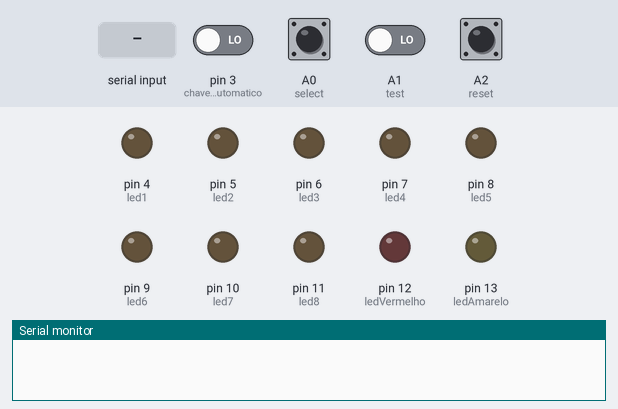
Bench run of a sketch on a simulated Arduino Uno, built with avr-gcc and run on an emulated ATmega328P. Parts: output pins drawn as LEDs (lit = HIGH), the last lines printed to the serial monitor. Dashed ring = blinking. Inputs (shaded band) come from the test bench; at power-on: A0 (select), A1 (test), A2 (reset), pin 3 (chaveManualAutomatico) LOW. EEPROM starts erased.

Above: at 0.9 s.
1.0 s: "on\n" received over Serial
2.5 s: pin 3 (chaveManualAutomatico) driven HIGH
At 4.8 s:
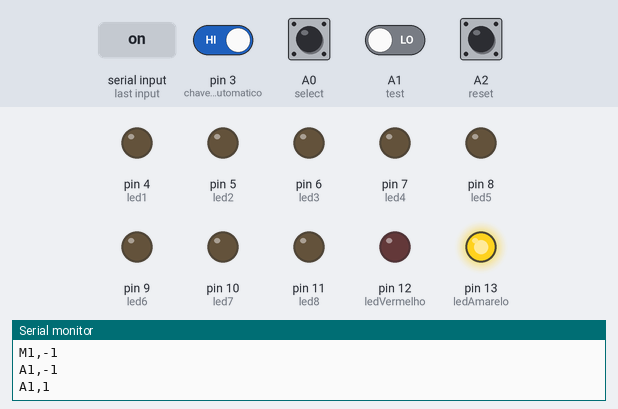
5.5 s: "l\n" received over Serial
At 7.5 s:
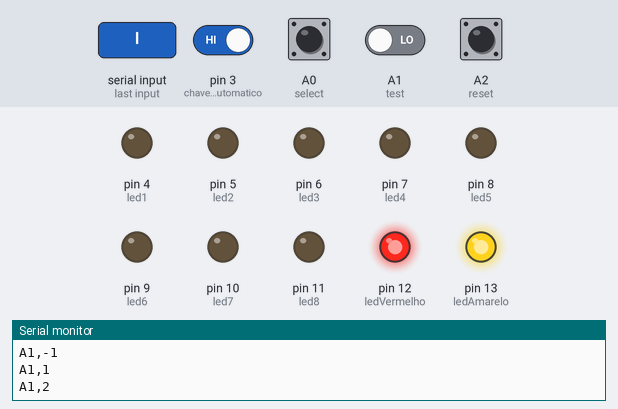
8.5 s: pin 3 (chaveManualAutomatico) driven LOW
At 9.5 s:
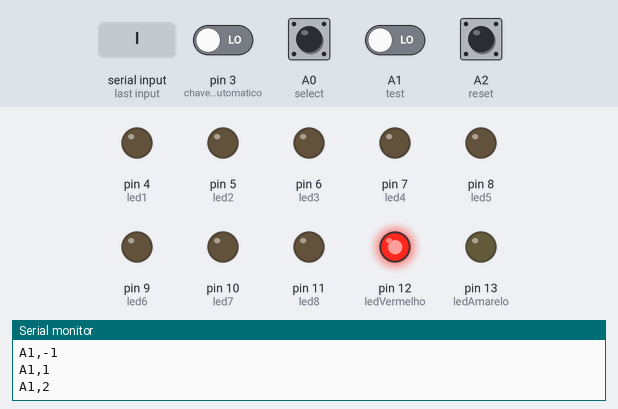
10.0 s: A1 (test) driven HIGH
At 10.1 s:
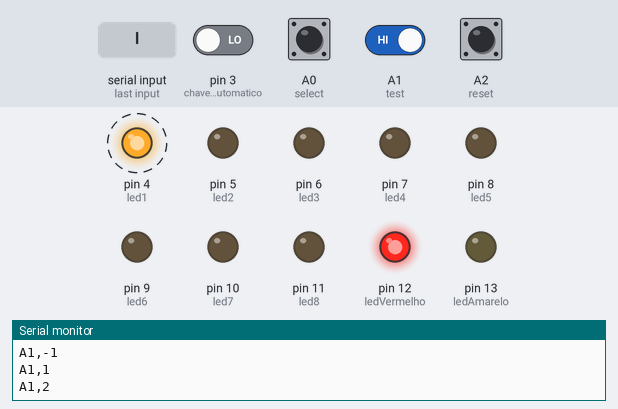
13.0 s: A0 (select) pulled HIGH for 1 s
At 14.1 s:
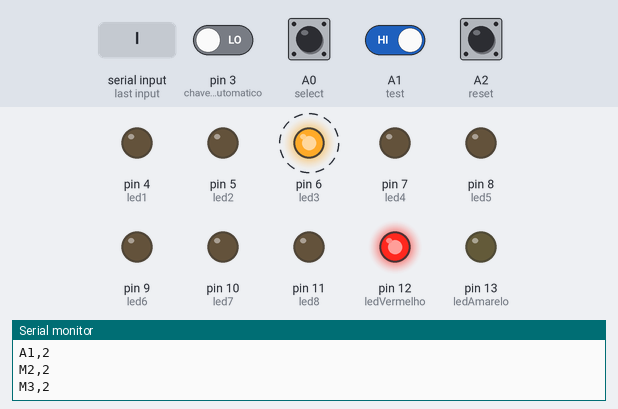
Timing chart, 0 to 17.3 s (numbered marks = the images above; inputs shaded):
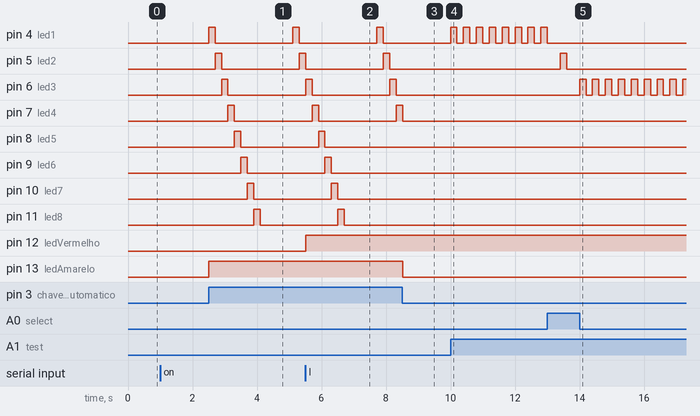

Measured:
- after the input at 2.5 s, pin 4 (led1): alternates HIGH for 0.20 s and LOW for 2.4 s, starting at once; pin 5 (led2): LOW → HIGH after 0.20 s, → LOW 0.20 s later, → HIGH 2.4 s later
- after the input at 5.5 s, pin 12 (ledVermelho): LOW → HIGH at once
- after the input at 8.5 s, pin 8 (led5): stays LOW (without the input it goes to HIGH after 0.01 s); pin 9 (led6): stays LOW (without the input it goes to HIGH after 0.21 s)
- after the input at 10.0 s, pin 4 (led1): alternates HIGH for 0.20 s and LOW for 0.20 s, starting at once
- after the input at 13.0 s, pin 4 (led1): goes on until 13.0 s, then stays LOW; pin 5 (led2): LOW → HIGH after 0.40 s, → LOW 0.20 s later; pin 6 (led3): alternates HIGH for 0.20 s and LOW for 0.20 s, starting after 1.0 s

The sketch:

arduino_1.ino
```cpp
#include <EEPROM.h>

#define led1 4
#define led2 5
#define led3 6
#define led4 7
#define led5 8
#define led6 9
#define led7 10
#define led8 11

#define ledVermelho 12
#define ledAmarelo 13

#define chaveManualAutomatico 3

#define select A0
#define test A1
#define reset A2

bool modoAutomaticoAtivo = false;
int valvulaSelecionada = 1;
int delayLedsVerdes = 200;
int estadoAnteriorChave = -1; // Começa em -1 para forçar a primeira atualização na tela
int tempoDoRA = 1000; // Tempo que os leds ficam acesos no modo automático (pode ser ajustado conforme necessário)
int qtCiclos = 0; // Variável para contar os ciclos no modo automático
int enderecoCiclos = 0; // Endereço na EEPROM para armazenar a quantidade de ciclos

void setup() {
  Serial.begin(9600);

  // Leds
  pinMode(led1, OUTPUT);
  pinMode(led2, OUTPUT);
  pinMode(led3, OUTPUT);
  pinMode(led4, OUTPUT);
  pinMode(led5, OUTPUT);
  pinMode(led6, OUTPUT);
  pinMode(led8, OUTPUT);
  pinMode(led7, OUTPUT);
  pinMode(ledVermelho, OUTPUT);
  pinMode(chaveManualAutomatico, INPUT);

  // Botões
  pinMode(select, INPUT);
  pinMode(test, INPUT);
  pinMode(reset, INPUT);

  pinMode(ledAmarelo, OUTPUT);

  bool inicializado = false;

  while (!inicializado) {
    if (Serial.available() > 0) {
      // Lê o que chegou até a quebra de linha (enviada pelo println)
      String comando = Serial.readStringUntil('\n');
      comando.trim();

      if (comando == "on") {
        inicializado = true; // Quebra o laço e libera o Arduino 1
      }
    }
  }
}

void loop() {
  processarComandosPressao();

  int estadoAtual = digitalRead(chaveManualAutomatico);

  if (estadoAtual != estadoAnteriorChave) {
    estadoAnteriorChave = estadoAtual;
    enviarDados();
  }

  if (estadoAtual == HIGH) {
    modoAutomaticoAtivo = true;
    modoAutomatico();
  } else {
    modoAutomaticoAtivo = false;
    modoManual();
  }

}

void processarComandosPressao() {
  if (Serial.available() > 0) {
    String comando = Serial.readStringUntil('\n');
    comando.trim();

    if (comando == "l") {
      digitalWrite(ledVermelho, HIGH);   // Pressão alta → LED vermelho aceso
    }
    else if (comando == "f") {
      digitalWrite(ledVermelho, LOW);    // Pressão normal → LED vermelho apagado
    }
  }
}

void enviarDados() {
  int quantidadeCiclosSalva;
  EEPROM.get(enderecoCiclos, quantidadeCiclosSalva);
  int qtCiclosRecuperada = quantidadeCiclosSalva;

  char modo = (digitalRead(chaveManualAutomatico) == HIGH) ? 'A' : 'M';

  Serial.print(modo);              // Envia 'A' ou 'M'
  Serial.print(valvulaSelecionada); // Envia o número (1 a 9)
  Serial.print(',');                     // separador
  Serial.print(quantidadeCiclosSalva);   // quantidade de ciclos
  Serial.print('\n');               // Caractere terminador para facilitar a leitura
}

void selecionarModoOperacao() {
  // Lê o estado atual da chave
  int estadoAtualChave = digitalRead(chaveManualAutomatico);

  // Só atualiza o display e o LED SE o estado da chave mudou
  if (estadoAtualChave != estadoAnteriorChave) {
    if (estadoAtualChave == HIGH) {
      modoAutomaticoAtivo = true;
      modoAutomatico();
    } else {
      modoAutomaticoAtivo = false;
      modoManual();
    }

    // Atualiza a memória com o estado atual
    estadoAnteriorChave = estadoAtualChave;
  }
}

void modoAutomatico() {
  acionarTodosLedsVerdes();
}

void modoManual() {
  digitalWrite(ledAmarelo, LOW); // Apaga o led amarelo para indicar que não está mais no modo automático
  selecionarLed();
  acionarLed();
}

/** Função para selecionar o led a ser acionado. */
void selecionarLed() {
  if (digitalRead(select) == HIGH) {
    valvulaSelecionada++;
    if (valvulaSelecionada > 9) {
      valvulaSelecionada = 1;
    }

    enviarDados();
    delay(200);  // Tempo entre um clique e outro para evitar múltiplas seleções acidentais
  }
}

/** Função para acionar o led selecionado. */
void acionarLed() {
  if (digitalRead(test) == HIGH) {
    switch (valvulaSelecionada) {
      case 1:
        acionarLed1();
        break;
      case 2:
        acionarLed2();
        break;
      case 3:
        acionarLed3();
        break;
      case 4:
        acionarLed4();
        break;
      case 5:
        acionarLed5();
        break;
      case 6:
        acionarLed6();
        break;
      case 7:
        acionarLed7();
        break;
      case 8:
        acionarLed8();
        break;
      case 9:
        testeLedVermelhoEAmarelo();
        break;
    }
    delay(200);  // Deley entre cliques para evitar múltiplas ativações acidentais
  }

  if (digitalRead(reset) == HIGH) {
    acionarTodosLedsVerdes();
    valvulaSelecionada = 1; // Reseta a seleção para o primeiro led
    delay(200);  // Deley entre cliques para evitar múltiplas ativações acidentais
  }
}

/** Função para acionar o led 1. */
void acionarLed1() {
  digitalWrite(led1, HIGH);
  delay(delayLedsVerdes);
  digitalWrite(led1, LOW);
}

/** Função para acionar o led 2. */
void acionarLed2() {
  digitalWrite(led2, HIGH);
  delay(delayLedsVerdes);
  digitalWrite(led2, LOW);
}

/** Função para acionar o led 3. */
void acionarLed3() {
  digitalWrite(led3, HIGH);
  delay(delayLedsVerdes);
  digitalWrite(led3, LOW);
}

/** Função para acionar o led 4. */
void acionarLed4() {
  digitalWrite(led4, HIGH);
  delay(delayLedsVerdes);
  digitalWrite(led4, LOW);
}

/** Função para acionar o led 5. */
void acionarLed5() {
  digitalWrite(led5, HIGH);
  delay(delayLedsVerdes);
  digitalWrite(led5, LOW);
}

/** Função para acionar o led 6. */
void acionarLed6() {
  digitalWrite(led6, HIGH);
  delay(delayLedsVerdes);
  digitalWrite(led6, LOW);
}

/** Função para acionar o led 7. */
void acionarLed7() {
  digitalWrite(led7, HIGH);
  delay(delayLedsVerdes);
  digitalWrite(led7, LOW);
}

/** Função para acionar o led 8. */
void acionarLed8() {
  digitalWrite(led8, HIGH);
  delay(delayLedsVerdes);
  digitalWrite(led8, LOW);
}

/** Função para testar se os leds vermelho e amarelo estão funcionando. */
void testeLedVermelhoEAmarelo() {
  digitalWrite(ledVermelho, HIGH);
  digitalWrite(ledAmarelo, HIGH);
  delay(delayLedsVerdes);
  digitalWrite(ledVermelho, LOW);
  digitalWrite(ledAmarelo, LOW);
}

///** Função para acionar todos os leds verdes ao mesmo tempo. */
void acionarTodosLedsVerdes() {
  while (modoAutomaticoAtivo){
    processarComandosPressao();

    digitalWrite(ledAmarelo, HIGH);
    acionarLed1();
    if (!modoAutomaticoAtivo) break;
    processarComandosPressao();

    acionarLed2();
    selecionarModoOperacao();
    if (!modoAutomaticoAtivo) break;
    processarComandosPressao();

    acionarLed3();
    selecionarModoOperacao();
    if (!modoAutomaticoAtivo) break;
    processarComandosPressao();

    acionarLed4();
    selecionarModoOperacao();
    if (!modoAutomaticoAtivo) break;
    processarComandosPressao();

    acionarLed5();
    selecionarModoOperacao();
    if (!modoAutomaticoAtivo) break;
    processarComandosPressao();

    acionarLed6();
    selecionarModoOperacao();
    if (!modoAutomaticoAtivo) break;
    processarComandosPressao();

    acionarLed7();
    selecionarModoOperacao();
    if (!modoAutomaticoAtivo) break;
    processarComandosPressao();

    acionarLed8();
    selecionarModoOperacao();
    if (!modoAutomaticoAtivo) break;

    qtCiclos++; // Incrementa o contador de ciclos no modo automático
    EEPROM.put(enderecoCiclos, qtCiclos); // Salva a quantidade de ciclos na EEPROM
    enviarDados(); // Envia os dados atualizados para o Arduino 2

    delay(tempoDoRA);
  }
}
```
